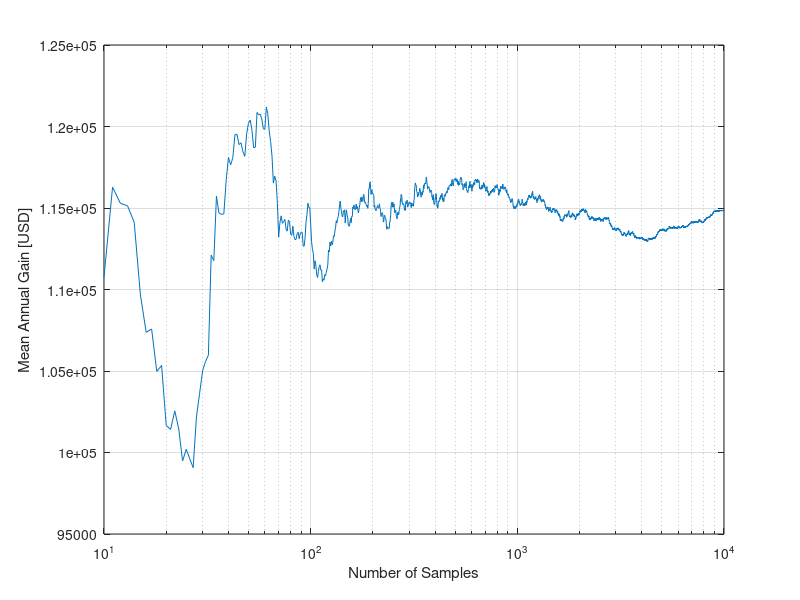
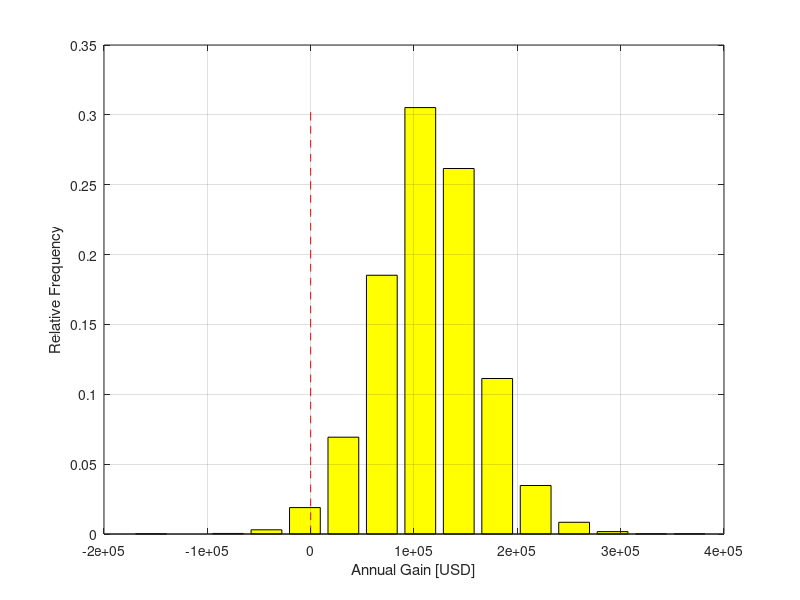

Reproduce these figures in MATLAB, in order.
%% 1. Simulated trade of Quorzonium

% the price of Quorzonium over the past year is approximately normally
% distributed with mean $225 per ounce and standard deviation of $8. We 
% assume there is no temporal correlation in the price (i.e. the value
% between any two given days is independent).

% a) simulate the trading of 100 oz (daily) over one year (250 days) on
% the commodities market. You only have enough cash on hand to hold 100 oz
% at one time. Our tactic is to purchase 100 oz when the price drops below
% its mean and to sell when the price is above $232. Define profit as the
% sale price minus buying price on each transaction minus brokerage fees of
% $150. If the commodity is still owned at the end of the year, add its
% year-end value minus its price to your profit.

% define parameters
days = 250;% trading days per year
qty = 100;% ounces (the holding limit and max trade qty per day)
sell_trigger = 230;% USD
buy_trigger = 225; % USD
trade_fee = 150;% USD per transaction

% Quorzonium price parameters
quor_bar = 225;% USD mean price of Quorzo
quor_std = 8;% USD standard deviation

% number of trials / years that we repeat the exeriment
n = 1e4;
% simulate trade over n year(s) -> an (n x days) matrix
quor = quor_bar + quor_std*randn(n,days);

% there are no limitations on buying Quorzo
buy = quor < buy_trigger;
% Can't sell Quorzo if we don't have it, so these are just sale attempts
sale_attempt = quor > sell_trigger;

% cumulative sum of sale attempts
csa = cumsum(sale_attempt,2);

% cumulative sum of purchases
cb = cumsum(buy,2);

% true sales are a subset of our sale attempts
sell = sale_attempt;

for row = 1:n
    for col = 1:days
        if(csa(row,col) > cb(row,col))
            sell(row,col) = 0;
            csa(row,:) = csa(row,:) - 1;
        end
    end
end
clear row col;

% a history of how much Quorzo we have in our possession on any given day
in_stock = cumsum((buy - sell),2);

% buying and selling prices
purchases = qty * buy .* quor;
sales = qty * sell .* quor;

% brokerage fee associated with each buying & selling transaction
fees = trade_fee * (buy + sell);

% current value of Quorzo in possession
assets = qty * in_stock .* quor;

% track the daily influx of money
daily_profits = (sales - purchases) - fees;

% cash earnings to date
cash = cumsum(daily_profits,2);

% net gains = cash + assets
net = cash + assets;

% our net gain at the end of the year, repeated with n trials
annual_gain = net(:,end);
mu = mean(annual_gain);
s = std(annual_gain);

% i.
% we test for convergence based on the mean of subsets of annual gain

N = 10:n;% size of sample
m = zeros(1,length(N));

for k = 1:length(N)
    m(k) = mean(annual_gain(1:N(k)));
end

% by graphical inspection, it is reasonable to assume that a sample size
% greater than 1e4 is required for the simulated to mean converge within
% tolerable bounds of the true mean, which is in [1.06, 1.08]x10^5
figure('name','Convergence of the Mean');
semilogx(N,m);
grid on; xlabel('Number of Samples'); ylabel('Mean Annual Gain [USD]');

% ii.
% create a properly binned relative frequency histogram
bins = ceil(log2(n) + 1);
figure('name','Monte Carlo Simulation of Quorzonium Trade');
[freq center] = hist(annual_gain,bins);
bar(center, freq/sum(freq),'y');
grid on; hold on;
xlabel('Annual Gain [USD]'); ylabel('Relative Frequency');

% overlay line of loss
x = zeros(1,1e2);
y = linspace(0,max(freq/sum(freq)),1e2);
plot(x,y,'r--');

% b)
% Using the current strategy, we have about 80% certainty that we will net
% at least $52K for the year.
chance_of_52k = sum(annual_gain > 52e3)/n;

% c)
% there are many ways to adjust the strategy to give us a better expected
% value
% 1) increase our daily selling limit
% 2) buy lower or sell higher
% 3) be able to 'borrow' an intial amount of Quorzonium that you can sell
% up front in the case the market increases

% i.
% by simply decreasing the purchase trigger to $220. Our certainty of
% netting 52K goes up to 98%

